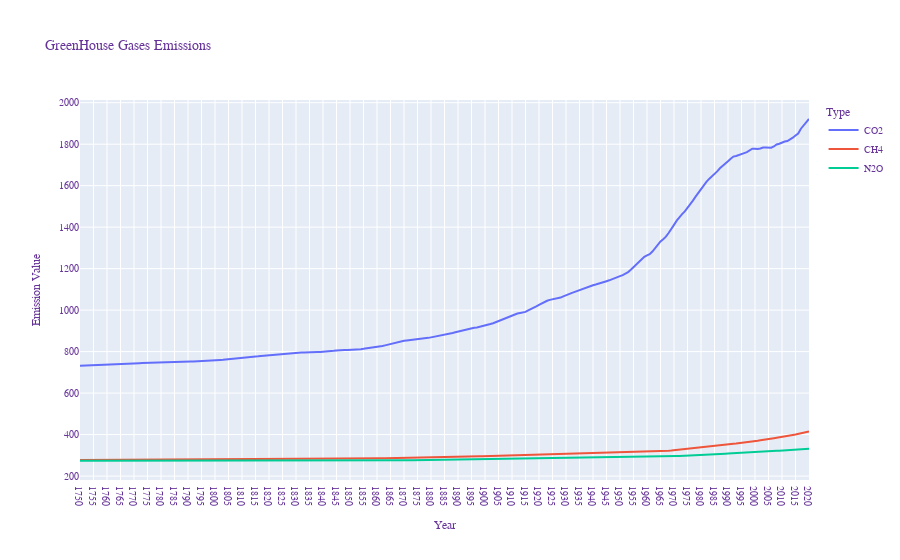

Notebook code for this chart:
### Code cell
fig_emissions = go.Figure()
df_Co2, df_Co2_forecastGT = create_df(0)
df_CH4, df_CH4_forecastGT = create_df(1)
df_N2O, df_N2O_forecastGT = create_df(42)

fig_emissions.add_trace(
            go.Scatter(x = df_Co2["Year"].to_list() ,y = df_Co2["Value"].to_list(),name="CO2")
            )
fig_emissions.add_trace(
            go.Scatter(x = df_CH4["Year"].to_list() ,y = df_CH4["Value"].to_list(),name="CH4")
            )
fig_emissions.add_trace(
            go.Scatter(x = df_N2O["Year"].to_list() ,y = df_N2O["Value"].to_list(),name="N2O")
            )
fig_emissions.update_layout(title="GreenHouse Gases Emissions",xaxis_title="Year",yaxis_title="Emission Value",legend_title="Type",font=dict(family="Courier New, monospace",size=10,color="RebeccaPurple"))

### Figure 1 — Plotly figure (JSON) as saved in the notebook; plotly's stock layout.template omitted (floating-point values rounded to 4 significant figures; data arrays with more than 128 entries replaced by an {"elided": "..."} marker saying what was removed)
{"data": [{"name": "CO2", "type": "scatter", "x": {"elided": "271 str values"}, "y": {"elided": "271 float values"}}, {"name": "CH4", "type": "scatter", "x": {"elided": "271 str values"}, "y": {"elided": "271 float values"}}, {"name": "N2O", "type": "scatter", "x": {"elided": "271 str values"}, "y": {"elided": "271 float values"}}], "layout": {"font": {"color": "RebeccaPurple", "family": "Courier New, monospace", "size": 10}, "legend": {"title": {"text": "Type"}}, "title": {"text": "GreenHouse Gases Emissions"}, "xaxis": {"title": {"text": "Year"}}, "yaxis": {"title": {"text": "Emission Value"}}}}
